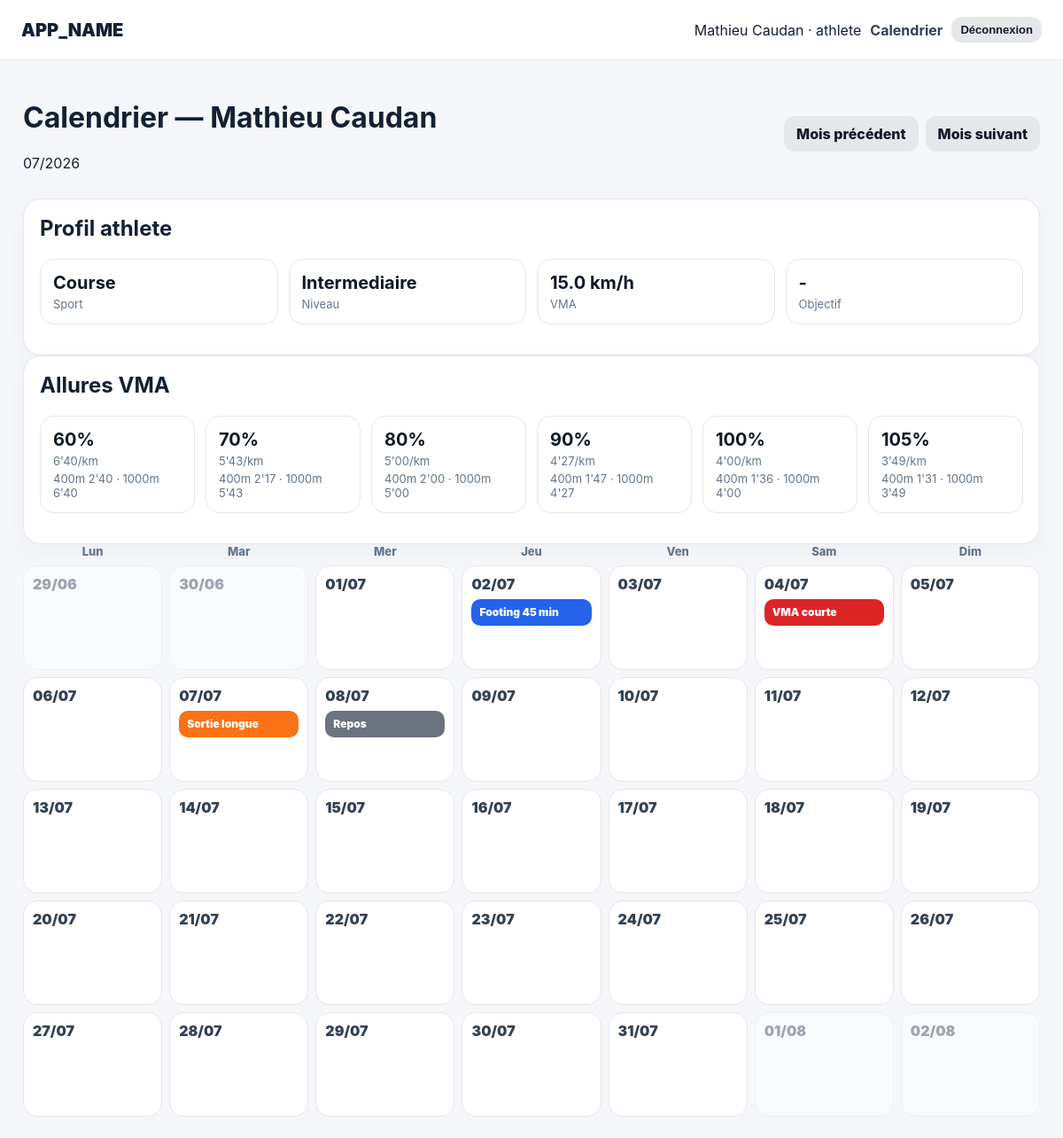
The page /index.php?page=calendar&athlete_id=1 (signed in) on the database its author committed.
### tables this page shows
CREATE TABLE IF NOT EXISTS athletes (
  id INT AUTO_INCREMENT PRIMARY KEY,
  coach_id INT NOT NULL,
  user_id INT NOT NULL UNIQUE,
  first_name VARCHAR(100) NOT NULL,
  last_name VARCHAR(100) NOT NULL,
  email VARCHAR(190) NOT NULL UNIQUE,
  sport VARCHAR(100) NOT NULL DEFAULT 'Course',
  level VARCHAR(60) NOT NULL DEFAULT 'Intermediaire',
  goal VARCHAR(255) DEFAULT NULL,
  vma DECIMAL(4,1) NOT NULL DEFAULT 15.0,
  notes TEXT,
  created_at TIMESTAMP DEFAULT CURRENT_TIMESTAMP,
  CONSTRAINT fk_athlete_coach FOREIGN KEY (coach_id) REFERENCES users(id) ON DELETE CASCADE,
  CONSTRAINT fk_athlete_user FOREIGN KEY (user_id) REFERENCES users(id) ON DELETE CASCADE
);

CREATE TABLE IF NOT EXISTS sessions (
  id INT AUTO_INCREMENT PRIMARY KEY,
  athlete_id INT NOT NULL,
  coach_id INT NOT NULL,
  date DATE NOT NULL,
  title VARCHAR(120) NOT NULL,
  type VARCHAR(80) NOT NULL,
  status ENUM('planned','done','missed','cancelled') NOT NULL DEFAULT 'planned',
  intensity ENUM('low','moderate','high','max') NOT NULL DEFAULT 'moderate',
  duration_min INT DEFAULT NULL,
  vma_percent DECIMAL(5,1) DEFAULT NULL,
  description TEXT,
  objective TEXT,
  warmup TEXT,
  main_workout TEXT,
  cooldown TEXT,
  coach_notes TEXT,
  actual_duration_min INT DEFAULT NULL,
  feeling TINYINT DEFAULT NULL,
  pain TINYINT DEFAULT NULL,
  athlete_feedback TEXT,
  attachment_url VARCHAR(500),
  external_link VARCHAR(500),
  created_at TIMESTAMP DEFAULT CURRENT_TIMESTAMP,
  updated_at TIMESTAMP DEFAULT CURRENT_TIMESTAMP ON UPDATE CURRENT_TIMESTAMP,
  INDEX idx_sessions_athlete_date (athlete_id, date),
  CONSTRAINT fk_session_athlete FOREIGN KEY (athlete_id) REFERENCES athletes(id) ON DELETE CASCADE,
  CONSTRAINT fk_session_coach FOREIGN KEY (coach_id) REFERENCES users(id) ON DELETE CASCADE
);

### functions.php (called while the page is built, shortened)
<?php
function db(): PDO {
    static $pdo = null;
    if ($pdo === null) {
        $dsn = 'mysql:host=' . DB_HOST . ';dbname=' . DB_NAME . ';charset=utf8mb4';
        $pdo = new PDO($dsn, DB_USER, DB_PASS, [
            PDO::ATTR_ERRMODE => PDO::ERRMODE_EXCEPTION,
            PDO::ATTR_DEFAULT_FETCH_MODE => PDO::FETCH_ASSOC,
        ]);
    }
    return $pdo;
}
function e($value): string { return htmlspecialchars((string)$value, ENT_QUOTES, 'UTF-8'); }
function current_user(): ?array { return $_SESSION['user'] ?? null; }
function type_class(string $type): string { return 'type-' . str_replace([' ', 'é'], ['-', 'e'], $type); }
function month_start(?string $month): DateTime {
    return new DateTime(date('Y-m-01'));
}
function pace_from_vma(float $vma, float $percent): ?float {
    return 60 / ($vma * $percent / 100);
}
function format_pace(?float $minutesPerKm): string {
    $seconds = (int)round($minutesPerKm * 60);
    return floor($seconds / 60) . "'" . str_pad((string)($seconds % 60), 2, '0', STR_PAD_LEFT) . '/km';
}
function format_split(?float $minutesPerKm, float $distanceKm): string {
    $seconds = (int)round($minutesPerKm * $distanceKm * 60);
    return floor($seconds / 60) . "'" . str_pad((string)($seconds % 60), 2, '0', STR_PAD_LEFT);
}

### index.php (the view, shortened to what this page needs)
<?php
require_once __DIR__ . '/functions.php';
$page = $_GET['page'] ?? 'home';
function header_html(string $title): void {
    $u = current_user();
?>
<!doctype html>
<html lang="fr">
<head>
    <link rel="stylesheet" href="assets/style.css">
</head>
<body>
<?php if($u): ?>
<header class="topbar">
    <div class="brand"><?=APP_NAME?></div>
    <nav class="nav">
        <span><?=e($u['name'])?> · <?=e($u['role'])?></span>
        <?php if($u['role'] === 'coach'): ?>
            <a href="index.php?page=dashboard">Athlètes</a>
            <a href="index.php?page=coach_calendar">Calendrier général</a>
        <?php else: ?>
            <a href="index.php">Calendrier</a>
        <?php endif; ?>
        <form method="post">
            <button class="btn secondary small">Déconnexion</button>
        </form>
    </nav>
</header>
<?php endif; ?>
<main class="container">
<?php
}
function footer_html(): void {
    echo '</main></body></html>';
}
?>
<?php
if ($page === 'calendar') {
    $athleteId = (int)$_GET['athlete_id'];
    $month = month_start($_GET['month'] ?? null);
    $start = (clone $month)->modify('monday this week');
    $end = (clone $month)->modify('last day of this month')->modify('sunday this week');
    $stmt = db()->prepare('SELECT * FROM athletes WHERE id=?');
    $stmt->execute([$athleteId]);
    $a = $stmt->fetch();
    $stmt = db()->prepare('SELECT * FROM sessions WHERE athlete_id=? AND date BETWEEN ? AND ? ORDER BY date');
    $stmt->execute([
        $athleteId,
        $start->format('Y-m-d'),
        $end->format('Y-m-d')
    ]);
    $sessions = [];
    foreach ($stmt->fetchAll() as $s) {
        $sessions[$s['date']][] = $s;
    }
    header_html('Calendrier');
    $prev = (clone $month)->modify('-1 month')->format('Y-m');
    $next = (clone $month)->modify('+1 month')->format('Y-m');
?>
<div class="calendar-head">
    <div>
        <h1>Calendrier — <?=e($a['first_name'].' '.$a['last_name'])?></h1>
        <p><?=e($month->format('m/Y'))?></p>
    </div>
    <div class="actions">
        <a class="btn secondary" href="index.php?page=calendar&athlete_id=<?=$athleteId?>&month=<?=$prev?>">Mois précédent</a>
        <a class="btn secondary" href="index.php?page=calendar&athlete_id=<?=$athleteId?>&month=<?=$next?>">Mois suivant</a>
    </div>
</div>
<section class="card athlete-summary">
    <h2>Profil athlete</h2>
    <div class="metrics-row">
        <div class="metric-box"><strong><?=e($a['sport'])?></strong><span>Sport</span></div>
        <div class="metric-box"><strong><?=e($a['level'])?></strong><span>Niveau</span></div>
        <div class="metric-box"><strong><?=e($a['vma'])?> km/h</strong><span>VMA</span></div>
        <div class="metric-box"><strong><?=e($a['goal'] ?: '-')?></strong><span>Objectif</span></div>
    </div>
</section>
<section class="card">
    <h2>Allures VMA</h2>
    <div class="pace-grid">
        <?php foreach([60,70,80,90,100,105] as $percent):
            $pace = pace_from_vma((float)$a['vma'], $percent);
        ?>
            <div class="pace-cell">
                <strong><?=$percent?>%</strong>
                <span><?=e(format_pace($pace))?></span>
                <small>400m <?=e(format_split($pace, 0.4))?> · 1000m <?=e(format_split($pace, 1))?></small>
            </div>
        <?php endforeach; ?>
    </div>
</section>
<div class="calendar iphone-calendar">
    <?php foreach(['Lun','Mar','Mer','Jeu','Ven','Sam','Dim'] as $d): ?>
        <div class="day-name"><?=$d?></div>
    <?php endforeach; ?>
    <?php
    $d = clone $start;
    while ($d <= $end):
        $date = $d->format('Y-m-d');
    ?>
        <div class="day <?=$d->format('m') !== $month->format('m') ? 'muted' : ''?>">
            <div class="day-num"><?=$d->format('d/m')?></div>
            <?php foreach($sessions[$date] ?? [] as $s): ?>
                <a class="session-pill <?=type_class($s['type'])?>" href="index.php?page=session&id=<?=$s['id']?>">
                    <?=e($s['title'])?>
                </a>
            <?php endforeach; ?>
        </div>
    <?php
        $d->modify('+1 day');
    endwhile;
    ?>
</div>
<?php
    footer_html();
    exit;
}
?>

### assets/style.css (style rules this page uses)
* { box-sizing:border-box }
body { margin:0; font-family:Inter,system-ui,-apple-system,Segoe UI,Arial,sans-serif; background:#f5f7fb; color:#142033 }
.btn { border:0; background:#111827; color:#fff; border-radius:12px; padding:10px 14px; font-weight:800; cursor:pointer; text-decoration:none; display:inline-flex; align-items:center; gap:8px }
.btn.secondary { background:#e5e7eb; color:#111827 }
.btn.small { padding:7px 10px; font-size:13px }
.topbar { height:68px; background:#fff; border-bottom:1px solid #e5e7eb; display:flex; align-items:center; justify-content:space-between; padding:0 24px; position:sticky; top:0; z-index:5 }
.brand { font-weight:900; font-size:20px }
.nav { display:flex; gap:10px; align-items:center }
.nav a { color:#334155; text-decoration:none; font-weight:700 }
.container { max-width:1180px; margin:24px auto; padding:0 16px }
.stats-grid, .metrics-row, .pace-grid { display:grid; grid-template-columns:repeat(auto-fit,minmax(150px,1fr)); gap:12px; margin-bottom:16px }
.stat-card, .metric-box, .pace-cell { background:#fff; border:1px solid #e5e7eb; border-radius:16px; padding:14px }
.stat-card strong, .metric-box strong, .pace-cell strong { display:block; font-size:20px; color:#111827 }
.stat-card span, .metric-box span, .pace-cell span, .pace-cell small { display:block; color:#64748b; font-size:13px; margin-top:4px }
.card { background:#fff; border:1px solid #e5e7eb; border-radius:20px; padding:18px; box-shadow:0 8px 24px #1f29370a }
.card h2, .card h3 { margin-top:0 }
.calendar-head { display:flex; justify-content:space-between; align-items:center; margin-bottom:14px; gap:10px; flex-wrap:wrap }
.calendar { display:grid; grid-template-columns:repeat(7,1fr); gap:8px }
.day-name { text-align:center; color:#64748b; font-weight:800; font-size:13px }
.day { min-height:118px; background:#fff; border:1px solid #e5e7eb; border-radius:16px; padding:10px; display:flex; flex-direction:column; gap:7px }
.day.muted { opacity:.45 }
.day-num { font-weight:900; color:#334155 }
.session-pill { display:block; text-decoration:none; color:#fff; padding:7px 8px; border-radius:10px; font-size:12px; font-weight:900; line-height:1.2; border:1px solid transparent }
.type-footing { background:#2563eb; color:#fff }
.type-fractionne { background:#dc2626; color:#fff }
.type-sortie-longue { background:#f97316; color:#fff }
.type-repos { background:#6b7280; color:#fff }
.actions { display:flex; gap:8px; flex-wrap:wrap }

### rows shown on the page
athletes: first_name+last_name "Mathieu Caudan", sport "Course", level "Intermediaire", vma "15.0", goal "-", vma "6'40/km", vma "2'40", vma "6'40", vma "5'43/km", vma "2'17", vma "5'43", vma "5'00/km", vma "2'00", vma "5'00", vma "4'27/km", vma "1'47", vma "4'27", vma "4'00/km", vma "1'36", vma "4'00", vma "3'49/km", vma "1'31", vma "3'49"
sessions: title "Footing 45 min"
sessions: title "VMA courte"
sessions: title "Sortie longue"
sessions: title "Repos"

### other values the page prints
APP_NAME "APP_NAME"
$u['name'] "Mathieu Caudan"
$u['role'] "athlete"
$month->format('m/Y') "07/2026"
$percent "60"
$percent "70"
$percent "80"
$percent "90"
$percent "100"
$percent "105"
$d "Lun"
$d "Mar"
$d "Mer"
$d "Jeu"
$d "Ven"
